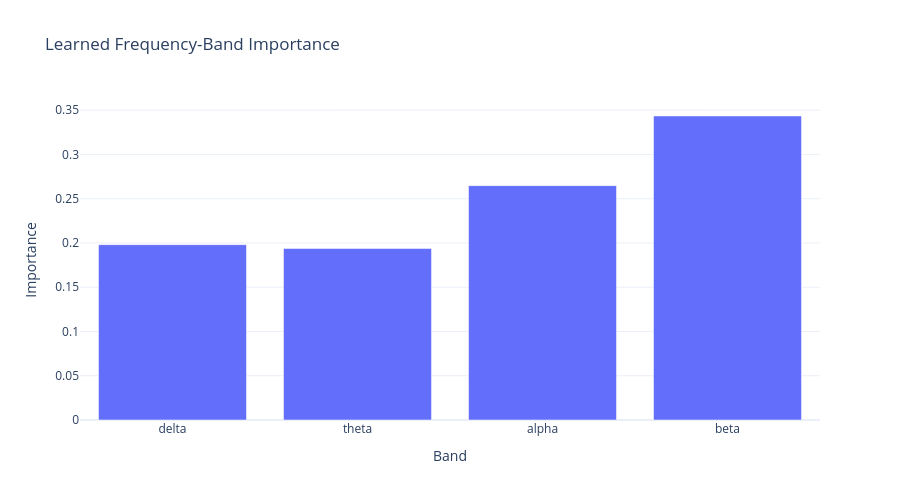

Notebook cell for this chart:
### Code cell
# ============================================================
# 8. LEARNED FREQUENCY-BAND IMPORTANCE
# ============================================================

band_weights = (
    model.get_band_importance()
)

band_df = pd.DataFrame({
    "Band": list(band_weights.keys()),
    "Importance": list(
        band_weights.values()
    )
})

display(band_df.round(6))

fig = px.bar(
    band_df,
    x="Band",
    y="Importance",
    title="Learned Frequency-Band Importance"
)

fig.update_layout(
    template="plotly_white",
    height=500
)

fig.show()

### Figure 1 — Plotly figure (JSON) as saved in the notebook; plotly's stock layout.template omitted (floating-point values rounded to 4 significant figures)
{"data": [{"hovertemplate": "Band=%{x}<br>Importance=%{y}<extra></extra>", "legendgroup": "", "marker": {"color": "#636efa", "pattern": {"shape": ""}}, "name": "", "orientation": "v", "showlegend": false, "textposition": "auto", "type": "bar", "x": ["delta", "theta", "alpha", "beta"], "xaxis": "x", "y": [0.1981, 0.1937, 0.2648, 0.3434], "yaxis": "y"}], "layout": {"barmode": "relative", "height": 500, "legend": {"tracegroupgap": 0}, "title": {"text": "Learned Frequency-Band Importance"}, "xaxis": {"anchor": "y", "domain": [0, 1], "title": {"text": "Band"}}, "yaxis": {"anchor": "x", "domain": [0, 1], "title": {"text": "Importance"}}}}
